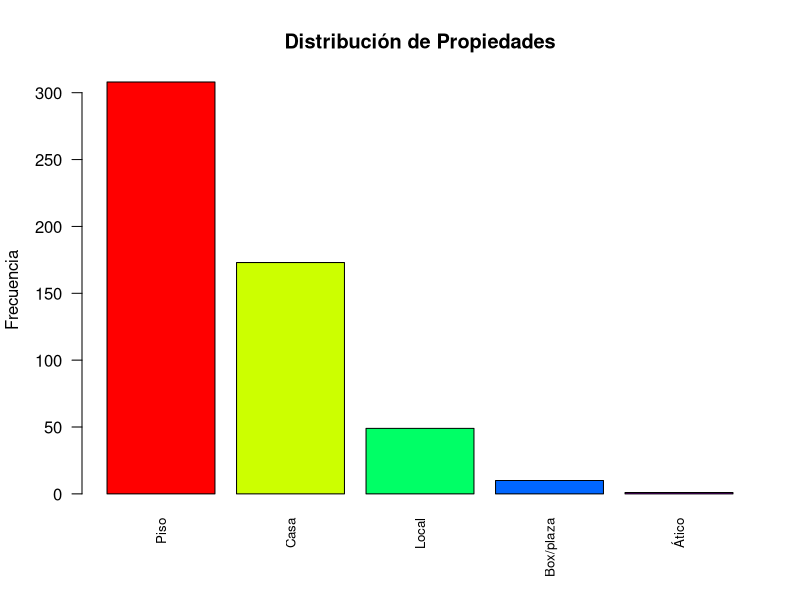
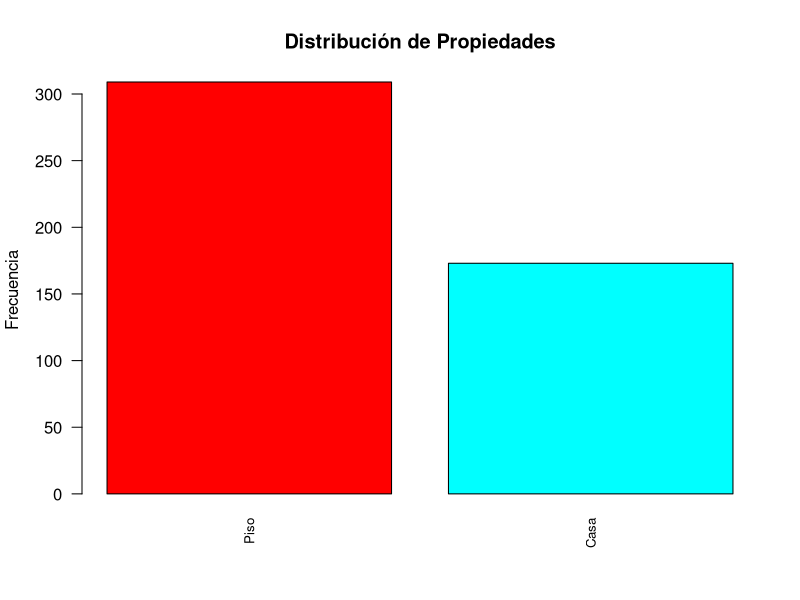
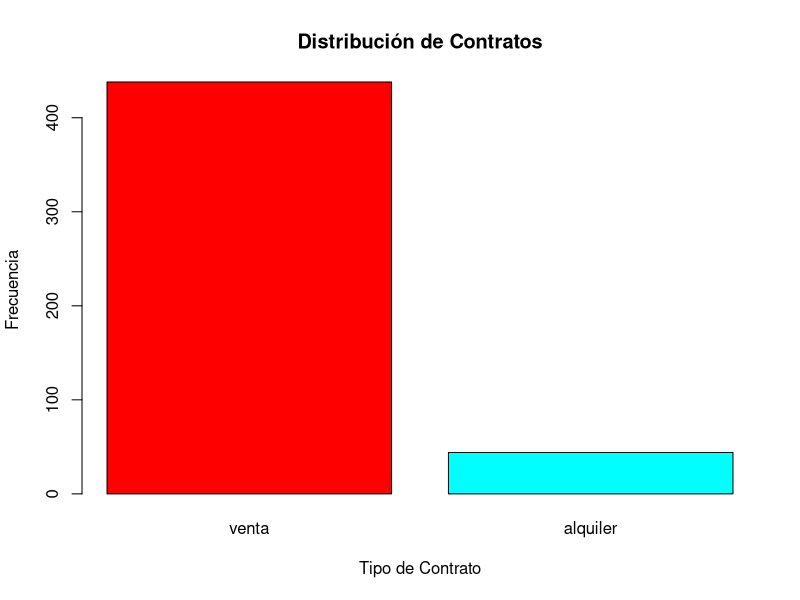
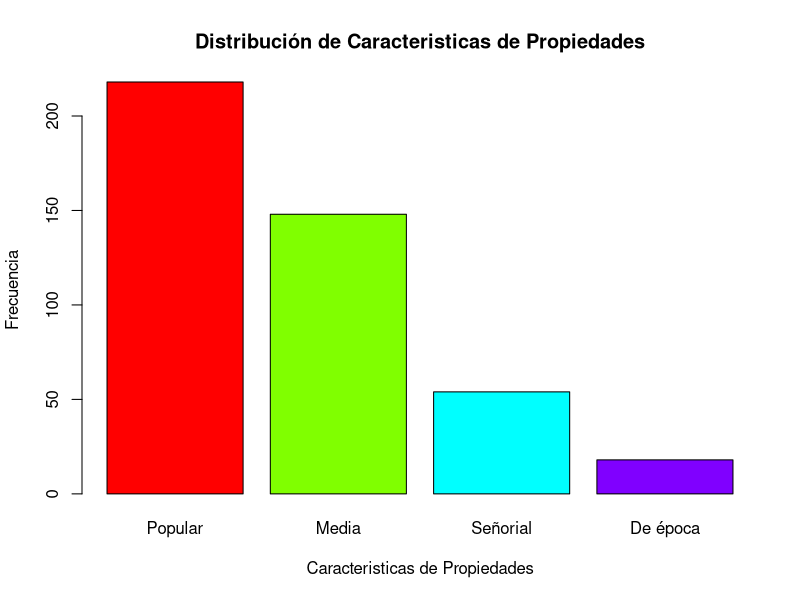
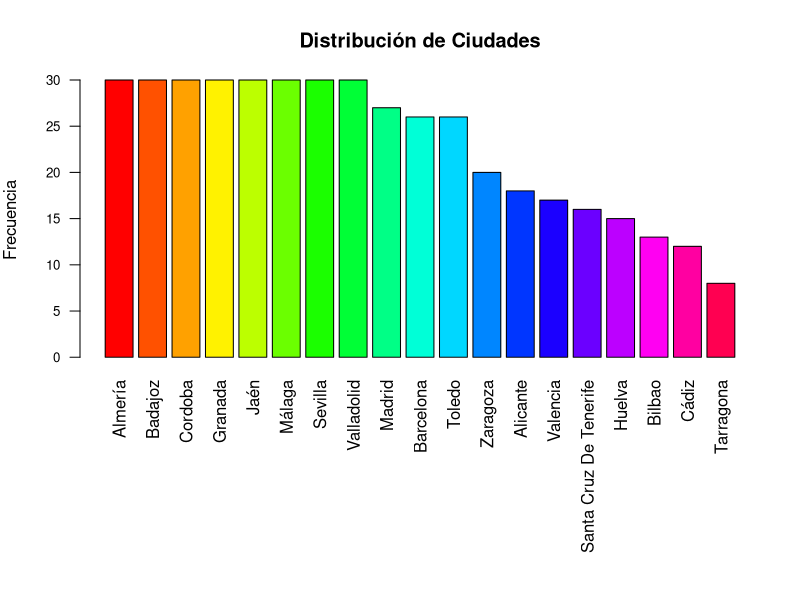
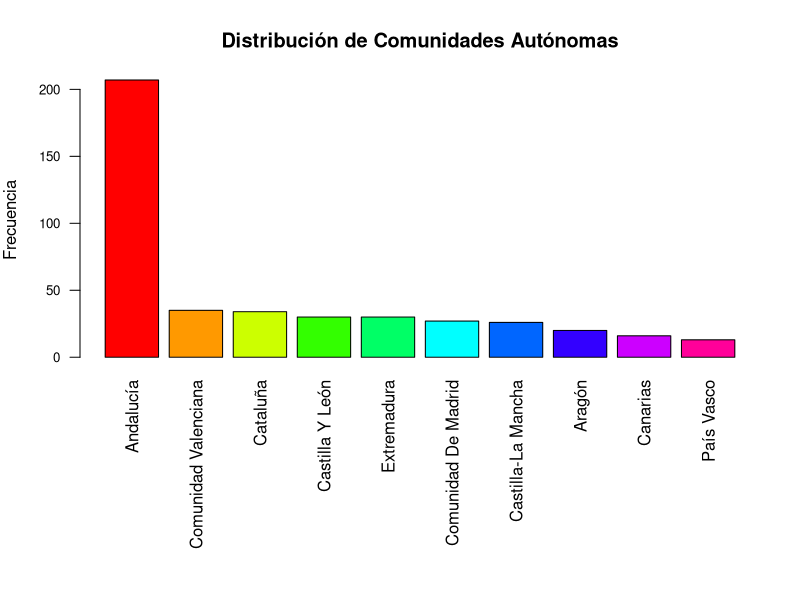
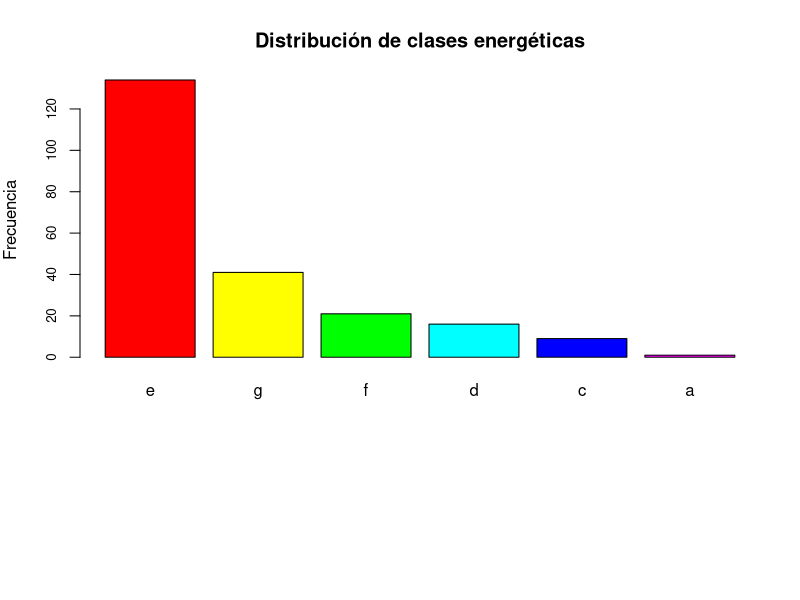
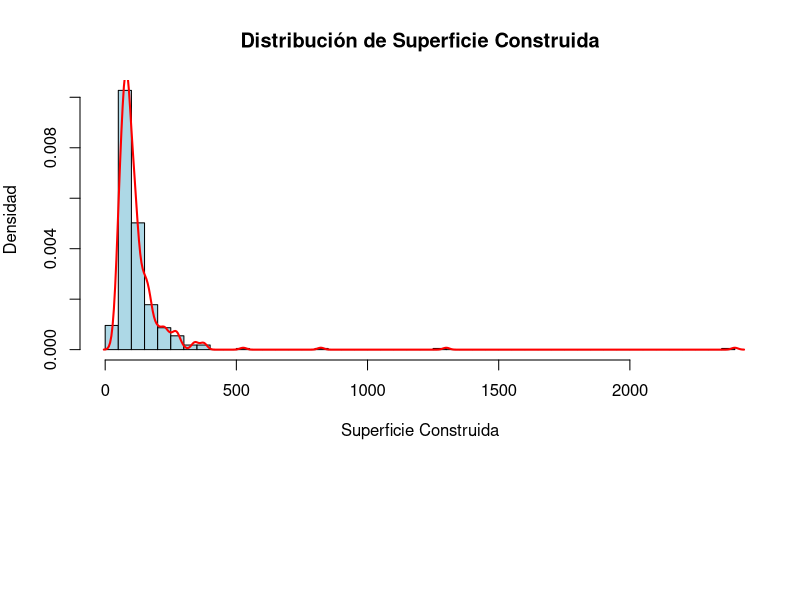

Source code (R) for these figures, in order:
## ---- chunk 1
library(stringr)
library(skimr)
library(dplyr)
library(ggplot2)
library(fastDummies)
library(randomForest)
library(car)
library(cluster)
library(FNN)
library(dbscan)
## ---- chunk 2
properties_spain <- read.csv("../properties_Spain.csv")
## ---- chunk 3
summary(properties_spain)
## ---- chunk 4
nrow(unique(properties_spain))
## ---- chunk 5
properties_spain$Bathrooms <- as.factor(str_extract(properties_spain$Bathrooms, "\\d+"))
properties_spain$Bedrooms <- as.factor(str_extract(properties_spain$Bedrooms, "\\d+"))
properties_spain$Energy_Consumption <- as.numeric(str_extract(properties_spain$Energy_Consumption, "\\d+"))
properties_spain$Publish_date <- as.Date(properties_spain$Publish_date)
## ---- chunk 6
Property <- sapply(properties_spain$title, function(x) strsplit(x, " ")[[1]][1])
properties_spain$Property <- as.data.frame(Property)
## ---- chunk 7
properties_spain <- subset(properties_spain, select = -c(item, url, title))
## ---- chunk 8
properties_spain <- as.data.frame(lapply(properties_spain, function(x) {
  x[x == ""] <- NA
  return(x)
}))
## ---- chunk 9
skim(properties_spain)
## ---- chunk 10
frecuencias <- sort(table(properties_spain$Property), decreasing = TRUE)
frecuencias
## ---- chunk 11
colores <- rainbow(length(frecuencias))

barplot(frecuencias, 
        main = "Distribución de Propiedades", 
        ylab = "Frecuencia", 
        col = colores,
        las = 2,       
        cex.names = 0.8)

## ---- chunk 12
properties_spain <- properties_spain %>%
                      mutate(Property = ifelse(Property == "Ático", "Piso", Property))
properties_spain <- properties_spain[properties_spain$Property != "Local" & properties_spain$Property != "Box/plaza",]
## ---- chunk 13
frecuencias <- sort(table(properties_spain$Property), decreasing = TRUE)
frecuencias
## ---- chunk 14
colores <- rainbow(length(frecuencias))

barplot(frecuencias, 
        main = "Distribución de Propiedades", 
        ylab = "Frecuencia", 
        col = colores,
        las = 2,       
        cex.names = 0.8)

## ---- chunk 15
properties_spain$Property <- as.factor(properties_spain$Property)
## ---- chunk 16
frecuencias <- sort(table(properties_spain$Contrat), decreasing = TRUE)
frecuencias
## ---- chunk 17
colores <- rainbow(length(frecuencias))

barplot(frecuencias, 
        main = "Distribución de Contratos", 
        xlab = "Tipo de Contrato", 
        ylab = "Frecuencia", 
        col = colores
        )

## ---- chunk 18
properties_spain_sell <- subset(properties_spain[properties_spain$Contrat == "venta",], select = -c(Contrat))
properties_spain_rent <- subset(properties_spain[properties_spain$Contrat == "alquiler",], select = -c(Contrat))
## ---- chunk 19
frecuencias <- sort(table(properties_spain_sell$Property_Type), decreasing = TRUE)
frecuencias
## ---- chunk 20
colores <- rainbow(length(frecuencias))

barplot(frecuencias, 
        main = "Distribución de Caracteristicas de Propiedades", 
        xlab = "Caracteristicas de Propiedades", 
        ylab = "Frecuencia", 
        col = colores
        )

## ---- chunk 21
frecuencias <- sort(table(properties_spain_sell$City), decreasing = TRUE)
frecuencias
## ---- chunk 22
colores <- rainbow(length(frecuencias))

par(mar = c(12, 4, 4, 2))
barplot(frecuencias, 
        main = "Distribución de Ciudades", 
        ylab = "Frecuencia", 
        col = colores,
        las = 2,
        cex.axis = 0.8
        )
## ---- chunk 23
frecuencias <- sort(table(properties_spain_sell$Autonomous_Community), decreasing = TRUE)
frecuencias
## ---- chunk 24
colores <- rainbow(length(frecuencias))

par(mar = c(12, 4, 4, 2))
barplot(frecuencias, 
        main = "Distribución de Comunidades Autónomas", 
        ylab = "Frecuencia", 
        col = colores,
        las = 2,
        cex.axis = 0.8
        )
## ---- chunk 25
frecuencias <- sort(table(properties_spain_sell$Energy_Class), decreasing = TRUE)
frecuencias
## ---- chunk 26
colores <- rainbow(length(frecuencias))


barplot(frecuencias, 
        main = "Distribución de clases energéticas", 
        ylab = "Frecuencia", 
        col = colores,
        cex.axis = 0.8
        )

## ---- chunk 27
properties_spain_sell <- subset(properties_spain_sell, select = -Energy_Class)
## ---- chunk 28
properties_spain_sell <- subset(properties_spain_sell, select = -c(Zone, Street, Country))
## ---- chunk 29
sort(table(properties_spain_sell$Heating), decreasing = TRUE)
## ---- chunk 30
sort(table(properties_spain_sell$Elevator), decreasing = TRUE)
## ---- chunk 31
properties_spain_sell <- subset(properties_spain_sell, select = -c(Heating, Elevator))
## ---- chunk 32
sort(table(properties_spain_sell$Floor), decreasing = TRUE)
## ---- chunk 33
properties_spain_sell <- subset(properties_spain_sell, select = -c(Floor))
## ---- chunk 34
properties_spain_sell <- subset(properties_spain_sell, select = -c(Reference))
## ---- chunk 35
properties_spain_sell <- subset(properties_spain_sell, select = -c(Publish_date))
## ---- chunk 36
summary(properties_spain_sell$Energy_Consumption)
## ---- chunk 37
properties_spain_sell <- subset(properties_spain_sell, select = -c(Energy_Consumption))
## ---- chunk 38
variable <- properties_spain_sell$Surface

hist(variable, 
     breaks = 50,
     probability = TRUE,
     col = "lightblue",
     main = "Distribución de Superficie Construida", 
     xlab = "Superficie Construida", 
     ylab = "Densidad")

lines(density(variable, na.rm = TRUE), 
      col = "red",          
      lwd = 2)             

## ---- chunk 39
boxplot(properties_spain_sell$Surface, 
        main = "Boxplot de la superficie construida", 
        ylab = "Superficie", 
        col = "lightblue", 
        notch = TRUE)

## ---- chunk 40
properties_spain_sell <- properties_spain_sell[properties_spain_sell$Surface <= 500,]
## ---- chunk 41
variable <- properties_spain_sell$Surface

hist(variable, 
     breaks = 50,
     probability = TRUE,
     col = "lightblue",
     main = "Distribución de Superficie Construida", 
     xlab = "Superficie Construida", 
     ylab = "Densidad")

lines(density(variable, na.rm = TRUE), 
      col = "red",          
      lwd = 2)             

## ---- chunk 42
boxplot(properties_spain_sell$Surface, 
        main = "Boxplot de la superficie construida", 
        ylab = "Superficie", 
        col = "lightblue", 
        notch = TRUE)

## ---- chunk 43
summary(properties_spain_sell$Year_Construction)
## ---- chunk 44
variable <- properties_spain_sell$Year_Construction 


hist(variable, 
     breaks = 100,
     probability = TRUE,
     col = "lightblue",
     main = "Distribución de Año de Construcción", 
     xlab = "Año de Construcción", 
     ylab = "Densidad")

# Añadir la curva suavizada (density)
lines(density(variable, na.rm = TRUE), 
      col = "red",          # Color de la curva
      lwd = 2)              # Ancho de la línea

## ---- chunk 45
boxplot(properties_spain_sell$Year_Construction, 
        main = "Boxplot del Año de Construcción", 
        ylab = "Año de Construcción", 
        col = "lightblue", 
        notch = TRUE)
## ---- chunk 46
properties_spain_sell <- properties_spain_sell[!is.na(properties_spain_sell$Year_Construction),]
## ---- chunk 47
summary(properties_spain_sell$Bathrooms)
## ---- chunk 48
mode_bathrooms <- as.numeric(names(sort(table(properties_spain_sell$Bathrooms), decreasing = TRUE)[1]))

properties_spain_sell$Bathrooms[is.na(properties_spain_sell$Bathrooms)] <- mode_bathrooms
## ---- chunk 49
summary(properties_spain_sell$Bathrooms)
## ---- chunk 50
ggplot(properties_spain_sell, aes(x = Bathrooms, fill = factor(Bathrooms))) +
  geom_bar() +
  xlab("Baños") + 
  ylab("Frecuencia") +
  ggtitle("Distribución de baños por propiedad")+
  theme_minimal() +
  theme(panel.grid = element_blank(),
      axis.line = element_line(colour = "black")) + 
  scale_fill_brewer(palette = "Set3") +   
  labs(fill = "Número de Baños")
## ---- chunk 51
summary(properties_spain_sell$Bedrooms)
## ---- chunk 52
ggplot(properties_spain_sell, aes(x = Bedrooms, fill = factor(Bedrooms))) +
  geom_bar() +
  xlab("Habitaciones") + 
  ylab("Frecuencia") +
  ggtitle("Distribución de Habitaciones por propiedad")+
  theme_minimal() +
  theme(panel.grid = element_blank(),
      axis.line = element_line(colour = "black")) + 
  scale_fill_brewer(palette = "Set3") +   
  labs(fill = "Número de Habitaciones")
## ---- chunk 53
moda <- as.numeric(names(sort(table(properties_spain_sell$Bedrooms), decreasing = TRUE)[1]))

properties_spain_sell$Bedrooms[is.na(properties_spain_sell$Bedrooms)] <- moda

properties_spain_sell$Bedrooms <- droplevels(properties_spain_sell$Bedrooms)
## ---- chunk 54
summary(properties_spain_sell$Bedrooms)
## ---- chunk 55
ggplot(properties_spain_sell, aes(x = Bedrooms, fill = factor(Bedrooms))) +
  geom_bar() +
  xlab("Habitaciones") + 
  ylab("Frecuencia") +
  ggtitle("Distribución de Habitaciones por propiedad")+
  theme_minimal() +
  theme(panel.grid = element_blank(),
      axis.line = element_line(colour = "black")) + 
  scale_fill_brewer(palette = "Set3") +   
  labs(fill = "Número de Habitaciones")
## ---- chunk 56
summary(properties_spain_sell$Sale_Price)
## ---- chunk 57
variable <- properties_spain_sell$Sale_Price

hist(variable, 
     breaks = 100,
     probability = TRUE,
     col = "lightblue",
     main = "Distribución del Precio de Venta", 
     xlab = "Precio de venta", 
     ylab = "Densidad")

# Añadir la curva suavizada (density)
lines(density(variable, na.rm = TRUE), 
      col = "red",          # Color de la curva
      lwd = 2)              # Ancho de la línea

## ---- chunk 58

boxplot(properties_spain_sell$Sale_Price, 
        main = "Boxplot del Precio de Venta", 
        ylab = "Precio de Venta", 
        col = "lightblue", 
        notch = TRUE)

## ---- chunk 59
Q1 <- quantile(properties_spain_sell$Sale_Price, 0.25)
Q3 <- quantile(properties_spain_sell$Sale_Price, 0.75)
IQR_value <- IQR(properties_spain_sell$Sale_Price)

# Definir los límites inferior y superior
lower_limit <- Q1 - 1.5 * IQR_value
upper_limit <- Q3 + 1.5 * IQR_value

# Eliminar los valores atípicos (outliers)
properties_spain_sell <- properties_spain_sell[properties_spain_sell$Sale_Price >= lower_limit & properties_spain_sell$Sale_Price <= upper_limit,]
## ---- chunk 60

boxplot(properties_spain_sell$Sale_Price, 
        main = "Boxplot del Precio de Venta", 
        ylab = "Precio de Venta", 
        col = "lightblue", 
        notch = TRUE)

## ---- chunk 61
ggplot(properties_spain_sell, aes(x = Property, y = Sale_Price, fill = Property)) +
  geom_boxplot(outlier.color = "red", outlier.size = 1.5) +
  scale_y_continuous(labels = scales::comma) +
  labs(
    title = "Distribución de los Precios de Venta por tipo de Inmueble a la Venta",
    x = "Inmueble",
    y = "Precio de Venta (€)",
    fill = "Inmueble"
  ) +
  theme_minimal() +
  theme(
    axis.text.x = element_text(hjust = 1), 
    plot.title = element_text(hjust = 0.5, size = 16)
  )
## ---- chunk 62
ggplot(properties_spain_sell, aes(x = Property_Type, y = Sale_Price, fill = Property_Type)) +
  geom_boxplot(outlier.color = "red", outlier.size = 1.5) +
  scale_y_continuous(labels = scales::comma) +
  labs(
    title = "Distribución de los Precios de Venta por tipo de Inmueble a la Venta",
    x = "Inmueble",
    y = "Precio de Venta (€)",
    fill = "Inmueble"
  ) +
  theme_minimal() +
  theme(
    axis.text.x = element_text(hjust = 1),
    plot.title = element_text(hjust = 0.5, size = 16)
  )
## ---- chunk 63
ggplot(properties_spain_sell, aes(x = City, y = Sale_Price, fill = City)) +
  geom_boxplot(outlier.color = "red", outlier.size = 1.5) +
  scale_y_continuous(labels = scales::comma) +
  labs(
    title = "Distribución de los Precios de Venta por Ciudad",
    x = "Ciudad",
    y = "Precio de Venta (€)",
  ) +
  theme_minimal() +
  theme(
    axis.text.x = element_text(angle = 45, hjust = 1),
    plot.title = element_text(hjust = 0.5, size = 16),
    legend.position = "none"
  )
## ---- chunk 64
ggplot(properties_spain_sell, aes(x = Autonomous_Community, y = Sale_Price, fill = Autonomous_Community)) +
  geom_boxplot(outlier.color = "red", outlier.size = 1.5) +
  scale_y_continuous(labels = scales::comma) +
  labs(
    title = "Distribución de los Precios de Venta por Comunidad Autónoma",
    x = "Ciudad",
    y = "Precio de Venta (€)",
  ) +
  theme_minimal() +
  theme(
    axis.text.x = element_text(angle = 45, hjust = 1),
    plot.title = element_text(hjust = 0.5, size = 16),
    legend.position = "none"
  )
## ---- chunk 65
ggplot(properties_spain_sell, aes(x = "Surface", y = "Sale_Price")) +
  geom_point(alpha = 0.5, color = "blue") + 
  geom_smooth(method = "lm", formula = y ~ x, color = "red", se = FALSE) + 
  labs(
    title = "Precio de Venta en función de la Superficie Construida",
    x = expression("Superficie Construida (m"^2*")"),
    y = "Precio de Venta (€)"
  ) +
  theme_minimal()
## ---- chunk 66
ggplot(properties_spain_sell, aes(x = "Year_Construction", y = "Sale_Price")) +
  geom_point(alpha = 0.5, color = "blue") + 
  labs(
    title = "Precio de Venta en función del Año de Construcción",
    x = "Año de Construcción",
    y = "Precio de Venta (€)"
  ) +
  theme_minimal()
## ---- chunk 67
ggplot(properties_spain_sell, aes(x = Bathrooms, y = Sale_Price, fill = Bathrooms)) +
  geom_boxplot(outlier.color = "red", outlier.size = 1.5) +
  scale_y_continuous(labels = scales::comma) +
  labs(
    title = "Distribución de los Precios de Venta por cantidad de Baños en el Inmueble",
    x = "Nº de Baños",
    y = "Precio de Venta (€)",
    fill = "Baños"
  ) +
  theme_minimal() +
  theme(
    axis.text.x = element_text(hjust = 1), 
    plot.title = element_text(hjust = 0.5, size = 16)
  )
## ---- chunk 68
ggplot(properties_spain_sell, aes(x = Bedrooms, y = Sale_Price, fill = Bedrooms)) +
  geom_boxplot(outlier.color = "red", outlier.size = 1.5) +
  scale_y_continuous(labels = scales::comma) +
  labs(
    title = "Distribución de los Precios de Venta por números de Habitaciones en el Inmueble",
    x = "Nº de Habitaciones",
    y = "Precio de Venta (€)",
    fill = "Habitaciones"
  ) +
  theme_minimal() +
  theme(
    axis.text.x = element_text(hjust = 1), 
    plot.title = element_text(hjust = 0.5, size = 16)
  )
## ---- chunk 69
properties_spain_sell <- subset(properties_spain_sell, select = -c(City))
## ---- chunk 70
skim(properties_spain_sell)
## ---- chunk 71
properties_spain_sell$Bathrooms <- droplevels(properties_spain_sell$Bathrooms)
## ---- chunk 72
properties_spain_encoded <- dummy_cols(properties_spain_sell, 
                                       select_columns = c("Bathrooms", "Bedrooms", "Property", "Property_Type", "Autonomous_Community"),
                                       remove_selected_columns = TRUE)

# Seleccionar las variables numéricas
numeric_vars <- properties_spain_encoded[, c("Year_Construction", "Sale_Price", "Surface")]

# Normalizar las variables
numeric_vars_scaled <- scale(numeric_vars)

# Reemplazar en el dataset
properties_spain_encoded[, c("Year_Construction", "Sale_Price", "Surface")] <- numeric_vars_scaled

## ---- chunk 73
# Aplicar PCA
pca_result <- prcomp(properties_spain_encoded, scale. = TRUE)

# Resumen de la varianza explicada
summary(pca_result)
## ---- chunk 74
# Obtener la desviación estándar de cada componente
sdev <- pca_result$sdev

# Calcular la varianza explicada (al cuadrar la desviación estándar)
var_explained <- sdev^2

# Calcular la proporción de varianza explicada
prop_var_explained <- var_explained / sum(var_explained)

# Calcular la varianza acumulada
cumulative_var_explained <- cumsum(prop_var_explained)

# Graficar la varianza acumulada
plot(cumulative_var_explained, type="b", main="Cumulative Proportion of Variance Explained",
     xlab="Principal Components", ylab="Cumulative Proportion of Variance", col="blue", pch=19)

## ---- chunk 75
# Obtener la desviación estándar de cada componente
sdev <- pca_result$sdev

# Calcular la varianza explicada (al cuadrar la desviación estándar)
var_explained <- sdev^2

# Calcular la proporción de varianza explicada
prop_var_explained <- var_explained / sum(var_explained)

plot(prop_var_explained, type="b", pch=19, col="blue", xlab="Número de componentes principales", 
     ylab="Proporción de varianza explicada", main="Gráfico de la proporción de varianza explicada")

## ---- chunk 76
pca_data <- data.frame(pca_result$x[, 1:20])
## ---- chunk 77
# Calcular la matriz de covarianza y la distancia de Mahalanobis
cov_matrix <- cov(pca_data) 

# Calcular la media de las puntuaciones de PCA
mean_data <- colMeans(pca_data)

# Calcular la distancia de Mahalanobis para cada observación
mahal_dist <- mahalanobis(pca_data, center = mean_data, cov = cov_matrix)

# Definir el umbral usando la distribución chi-cuadrada
threshold <- qchisq(0.95, df = 20) 

# Identificar los outliers
outliers <- mahal_dist > threshold

# Ver los índices de los outliers
which(outliers)
## ---- chunk 78
pca_data$outlier <- outliers
## ---- chunk 79
ggplot(pca_data, aes(x = PC1, y = PC2, color = outlier)) +
  geom_point(size = 2) +
  labs(
    title = "Visualización de Outliers en los Componentes Principales (PCA)",
    x = "Componente Principal 1 (PC1)",
    y = "Componente Principal 2 (PC2)",
    color = "Outlier"
  ) +
  theme_minimal() +
  scale_color_manual(values = c("FALSE" = "black", "TRUE" = "red"))
## ---- chunk 80
ggplot(pca_data, aes(x = PC1, y = PC3, color = outlier)) +
  geom_point(size = 2) +
  labs(
    title = "Visualización de Outliers en los Componentes Principales (PCA)",
    x = "Componente Principal 1 (PC1)",
    y = "Componente Principal 3 (PC3)",
    color = "Outlier"
  ) +
  theme_minimal() +
  scale_color_manual(values = c("FALSE" = "black", "TRUE" = "red"))
## ---- chunk 81
ggplot(pca_data, aes(x = PC2, y = PC3, color = outlier)) +
  geom_point(size = 2) +
  labs(
    title = "Visualización de Outliers en los Componentes Principales (PCA)",
    x = "Componente Principal 2 (PC2)",
    y = "Componente Principal 3 (PC3)",
    color = "Outlier"
  ) +
  theme_minimal() +
  scale_color_manual(values = c("FALSE" = "black", "TRUE" = "red"))
## ---- chunk 82
cleaned_properties <- properties_spain_sell[!outliers, ]
## ---- chunk 83
skim(cleaned_properties)
## ---- chunk 84
cleaned_properties$Bedrooms <- droplevels(cleaned_properties$Bedrooms)
## ---- chunk 85
write.csv(cleaned_properties, file = "../cleaned_properties_Spain.csv", row.names = FALSE)
## ---- chunk 86
obs_X <- subset(cleaned_properties, select = c(-Sale_Price))
obj_Y <- subset(cleaned_properties, select = c(Sale_Price))
## ---- chunk 87
obs_X_encoded <- dummy_cols(obs_X, 
                            select_columns = c("Bathrooms", "Bedrooms", "Property", "Property_Type", "Autonomous_Community"),
                            remove_first_dummy = TRUE,  
                            remove_selected_columns = TRUE)

# Seleccionar las variables numéricas
numeric_vars <- obs_X_encoded[, c("Year_Construction", "Surface")]

# Normalizar las variables
numeric_vars_scaled <- scale(numeric_vars)

# Reemplazar en el dataset
obs_X_encoded[, c("Year_Construction", "Surface")] <- numeric_vars_scaled

colnames(obs_X_encoded) <- make.names(colnames(obs_X_encoded))

## ---- chunk 88
cor(obs_X_encoded)
## ---- chunk 89
data_encoded <- obs_X_encoded
data_encoded$Sale_Price <- obj_Y$Sale_Price
colnames(data_encoded) <- make.names(colnames(data_encoded))
vif(lm(Sale_Price ~ ., data = data_encoded))
## ---- chunk 90
data_encoded <- data_encoded[, !colnames(data_encoded) %in% c("Bedrooms_2", "Bedrooms_3", "Bedrooms_4", "Property_Type_Media", "Property_Type_Popular")]

obs_X_encoded <- obs_X_encoded[, !colnames(obs_X_encoded) %in% c("Bedrooms_2", "Bedrooms_3", "Bedrooms_4", "Property_Type_Media", "Property_Type_Popular")]
## ---- chunk 91
model <- lm(Sale_Price ~ ., data = data_encoded)
vif_values <- vif(model)
print(vif_values)
## ---- chunk 92
model <- lm(Sale_Price ~ ., data = data_encoded)
summary(model)
## ---- chunk 93
predicted_prices <- predict(model, newdata = data_encoded)
# Calcular el RMSE
actual_prices <- cleaned_properties$Sale_Price
rmse_lm <- sqrt(mean((actual_prices - predicted_prices)^2))
print(paste("RMSE para la regresión lineal:", rmse_lm))
## ---- chunk 94
ggplot(data = data_encoded, aes(x = actual_prices, y = predicted_prices)) +
  geom_point(alpha = 0.6) +
  geom_abline(slope = 1, intercept = 0, color = "red") +
  xlab("Precios reales") +
  ylab("Precios predichos") +
  ggtitle("Comparación de precios reales vs. predichos") +
  theme_minimal()
## ---- chunk 95
# Función personalizada para explorar ntree y mtry
results <- data.frame()

for (ntree in c(500, 1000, 1500, 2000, 2500)) {
  for (mtry in c(5, 10, 15)) {
    rf_model <- randomForest(Sale_Price ~ ., data = data_encoded, ntree = ntree, mtry = mtry)
    rmse <- sqrt(mean((predict(rf_model, data_encoded) - data_encoded$Sale_Price)^2))
    r_squared <- 1 - sum((predict(rf_model, data_encoded) - data_encoded$Sale_Price)^2) / 
                       sum((mean(data_encoded$Sale_Price) - data_encoded$Sale_Price)^2)
    results <- rbind(results, data.frame(ntree, mtry, RMSE = rmse, R2 = r_squared))
  }
}

# Ver los resultados
print(results)

# Elegir los mejores parámetros
best_params <- results[which.min(results$RMSE), ]
print(best_params)

## ---- chunk 96
set.seed(42)

train_index <- sample(1:nrow(obs_X_encoded), 0.8 * nrow(obs_X_encoded))
train_data <- obs_X_encoded[train_index, ]
test_data <- obs_X_encoded[-train_index, ]

# Variables objetivo para entrenamiento y prueba
train_target <- obj_Y$Sale_Price[train_index]
test_target <- obj_Y$Sale_Price[-train_index]
## ---- chunk 97
# Entrenar el modelo
rf_model <- randomForest(Sale_Price ~ ., data = data_encoded, ntree = 2000, mtry = 15, importance = TRUE)

# Predecir en los datos de prueba
predictions <- predict(rf_model, newdata = test_data)

# Calcular métricas de rendimiento
rmse <- sqrt(mean((predictions - test_target)^2))
r_squared <- 1 - sum((predictions - test_target)^2) / sum((mean(test_target) - test_target)^2)

cat("RMSE:", rmse, "\n")
cat("R²:", r_squared, "\n")

# Evaluar importancia de variables
importance(rf_model)


## ---- chunk 98
# Calcular la suma de las distancias intra-clúster (inertia) para diferentes k
wss <- sapply(1:15, function(k) {
  kmeans(obs_X_encoded, centers = k, nstart = 25)$tot.withinss
})

# Graficar el método del codo
plot(1:15, wss, type = "b", pch = 19, frame = FALSE,
     xlab = "Número de Clústeres (k)", ylab = "Suma de Cuadrados Intra-Clúster (WSS)")
## ---- chunk 99
predictors <- obs_X_encoded

# Probar diferentes valores de k y calcular la silueta promedio
sil_width <- sapply(2:10, function(k) {
  pam(predictors, k = k)$silinfo$avg.width
})

# Graficar el coeficiente de silueta
plot(2:10, sil_width, type = "b", pch = 19, frame = FALSE,
     xlab = "Número de Clústeres (k)", ylab = "Coeficiente de Silueta")
## ---- chunk 100
k = 4

kmeans_model <- kmeans(predictors, centers = k, nstart = 25)

# Agregar los clústeres al dataset original
predictors$Cluster <- kmeans_model$cluster
## ---- chunk 101
table(kmeans_model$cluster)
## ---- chunk 102
aggregate(predictors[, -ncol(predictors)], by = list(Cluster = predictors$Cluster), FUN = mean)
## ---- chunk 103
# Visualizar los clústeres en 2D
ggplot(predictors, aes(x = Surface, y = Year_Construction, color = factor(Cluster))) +
  geom_point() +
  labs(color = "Cluster") +
  theme_minimal()
## ---- chunk 104
aggregate(obj_Y$Sale_Price, by = list(Cluster = predictors$Cluster), FUN = mean)
## ---- chunk 105
predictors <- obs_X_encoded
## ---- chunk 106
dbscan_model <- dbscan(predictors, eps = 1, minPts = 5)

print(dbscan_model)

predictors$Cluster <- dbscan_model$cluster

## ---- chunk 107
# Valores de `eps` y `minPts` a probar
eps_values <- seq(0.02, 2, by = 0.02)  # Cambia según el rango esperado de `eps`
minPts_values <- c(5, 10, 15, 20)       # Cambia según el dataset

# Dataframe para almacenar resultados
results <- data.frame(
  eps = numeric(0),
  minPts = numeric(0),
  clusters = integer(0),
  noise_points = integer(0)
)

# Iterar sobre los valores
for (eps in eps_values) {
  for (minPts in minPts_values) {
    predictors <- obs_X_encoded
    # Aplicar DBSCAN
    dbscan_model <- dbscan(predictors, eps = eps, minPts = minPts)
    
    # Contar número de clústeres (excluyendo el ruido, que es cluster 0)
    num_clusters <- length(unique(dbscan_model$cluster[dbscan_model$cluster > 0]))
    
    # Contar puntos de ruido
    noise_points <- sum(dbscan_model$cluster == 0)
    
    # Guardar resultados
    results <- rbind(
      results,
      data.frame(
        eps = eps,
        minPts = minPts,
        clusters = num_clusters,
        noise_points = noise_points
      )
    )
  }
}
## ---- chunk 108
ggplot(results, aes(x = eps, y = clusters, color = factor(minPts))) +
  geom_line() +
  geom_point() +
  labs(
    title = "Número de clústeres vs. eps y minPts",
    x = "eps",
    y = "Número de clústeres",
    color = "minPts"
  ) +
  theme_minimal()
## ---- chunk 109
ggplot(results, aes(x = eps, y = noise_points, color = factor(minPts))) +
  geom_line() +
  geom_point() +
  labs(
    title = "Número de puntos de ruido vs. eps y minPts",
    x = "eps",
    y = "Número de puntos de ruido",
    color = "minPts"
  ) +
  theme_minimal()

## ---- chunk 110
results_filtered <- results[results$clusters > 2,]
# Ver los resultados
min <- min(results_filtered$noise_points)
optimal_config <- results_filtered[results_filtered$noise_points == min,]
print(optimal_config)
## ---- chunk 111
optimal_eps <- optimal_config$eps[1]
optimal_minPts <- optimal_config$minPts[1]

dbscan_model <- dbscan(predictors, eps = optimal_eps, minPts = optimal_minPts)
print(dbscan_model)
## ---- chunk 112
predictors$Cluster <- dbscan_model$cluster

ggplot(predictors, aes(x = Surface, y = Year_Construction, color = factor(Cluster))) +
  geom_point() +
  labs(color = "Cluster") +
  theme_minimal()
## ---- chunk 113
aggregate(obj_Y$Sale_Price, by = list(Cluster = predictors$Cluster), FUN = mean)
## ---- chunk 114
cleaned_properties$Sale_m2 = cleaned_properties$Sale_Price / cleaned_properties$Surface 
## ---- chunk 115
cleaned_properties %>%
  group_by(Property) %>%
  summarize(
    Mean_Sale_m2 = mean(Sale_m2, na.rm = TRUE),
    SD_Sale_m2 = sd(Sale_m2, na.rm = TRUE),
    Median_Sale_m2 = median(Sale_m2, na.rm = TRUE),
    Robust_SD_Sale_m2 = mad(Sale_m2, na.rm = TRUE) # Desviación estándar robusta
  )
## ---- chunk 116
limitValue = 1.5
alpha = 0.05
  
array1 <- cleaned_properties$Sale_m2[cleaned_properties$Property == "Piso"]
array2 <- cleaned_properties$Sale_m2[cleaned_properties$Property == "Casa"]

array1 <- na.omit(array1)
array2 <- na.omit(array2)

# Comprobar la normalidad de las muestras
shapiro_p1 <- shapiro.test(array1)$p.value
shapiro_p2 <- shapiro.test(array2)$p.value

# Interpretar resultados de normalidad
normality_message <- if (shapiro_p1 > 0.05 & shapiro_p2 > 0.05) {
  "Ambas muestras siguen una distribución normal."
} else {
  "Al menos una de las muestras no sigue una distribución normal."
}

print(c(shapiro_p1, shapiro_p2, normality_message))
## ---- chunk 117
if (shapiro_p1 > 0.05 | shapiro_p2 > 0.05) {
  
  # Aqui comprobamos la homoscedasticidad 
  # para saber si hay que operar con varianzas iguales o no.
    mean1 <- mean(array1); n1 <- length(array1); sd1 <- sd(array1) 
    mean2 <- mean(array2); n2 <- length(array2); sd2 <- sd(array2)
      
    fobs <- sd1^2/sd2^2
      
    # Valores mínimo y máximo y p-valor para la distribución t de Student
      
    fcritL <- qf(alpha/2, df1 = n1-1, df2 = n2-2)
    fcritU <- qf(1-alpha/2, df1 = n1-1, df2 = n2-2)
      
    pvalue_sd <- min(pf(fobs, df1 = n1-1, df2 = n2-2, lower.tail = FALSE), 
                      pf(fobs, df1 = n1-1, df2 = n2-2))*2
      
    
    # Después de calcular el pvalue_sd hay 2 opciones. 
      # 1º p < alpha: No hay varianzas iguales. 
      # 2º p > alpha: Hay varianzas iguales.
    # En función se hace un cálculo u otro del valor t observado
     
    if (pvalue_sd > alpha){
      
      S_value = sqrt(((n1-1)*sd1^2+(n2-1)*sd2^2)/(n1+n2-2))
      tobs = (mean1 - mean2)/(S_value*sqrt((1/n1)+(1/n2))) 
      
    } else{
      
      tobs = (mean1 - mean2)/(sqrt((sd1^2/n1)+(sd2^2/n2))) 
      
    }
    
    # Valores mínimo y máximo y p-valor para la distribución t de Student
    
    tcritL <- qt(alpha/2, n1+n2-2)
    tcritU <- qt(1-alpha/2, n1+n2-2)
    
    pvalue_mean <- pt(abs(tobs), df=n1+n2-2, lower.tail = FALSE)*2
    
    # Una vez obtenido el p-valor de la media, podemos obtener un pequeño mensaje
    # que nos permita saber si se cumple la hipótesis nula o no.
    
    if (pvalue_mean > alpha){
      
      message = "No hay diferencias significativas"
      
    } else{
      
      message = "Hay diferencias significativas"
      
    }
    
    # Se nos devuelve el valor observado, el valor cítico, el p-valor y el mensaje
    
    print(c(round(c(tobs, tcritU, pvalue_mean),3), message))
    
} else {
    wilcox.test(array1, array2, alternative = "two.sided")
}

## ---- chunk 118

ggplot(cleaned_properties, aes(x = Property, y = Sale_m2, fill = Property)) +
  geom_boxplot(outlier.color = "red", outlier.shape = 16, outlier.size = 2, alpha = 0.7) +
  labs(
    title = "Distribución del Precio por Metro Cuadrado",
    x = "Tipo de Propiedad",
    y = "Precio por m²"
  ) +
  theme_minimal() +
  theme(
    plot.title = element_text(hjust = 0.5, size = 16),
    axis.title.x = element_text(size = 14),
    axis.title.y = element_text(size = 14),
    legend.position = "none"
  ) +
  scale_fill_manual(values = c("Piso" = "#56B4E9", "Casa" = "#E69F00"))
